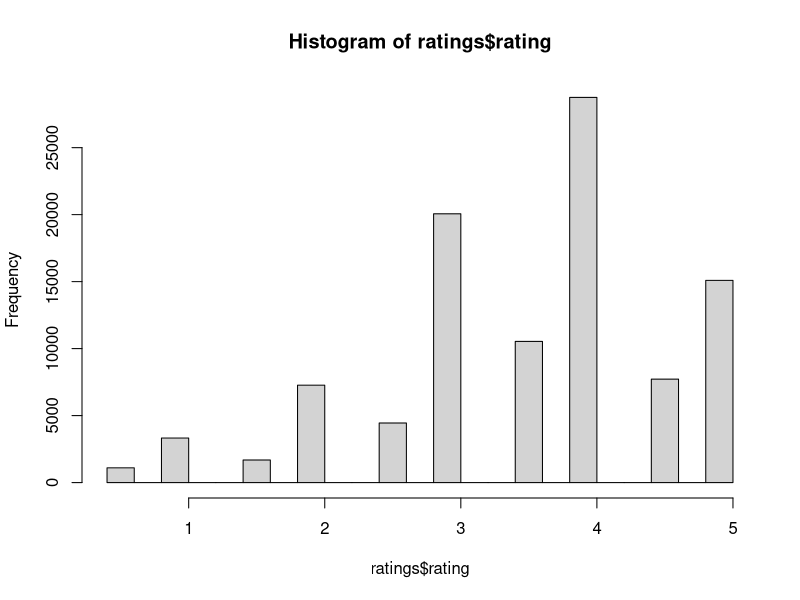
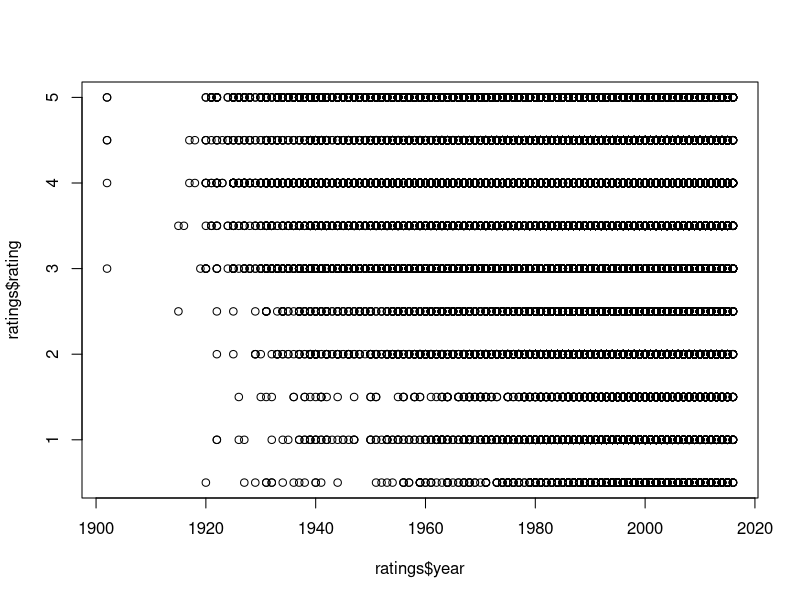
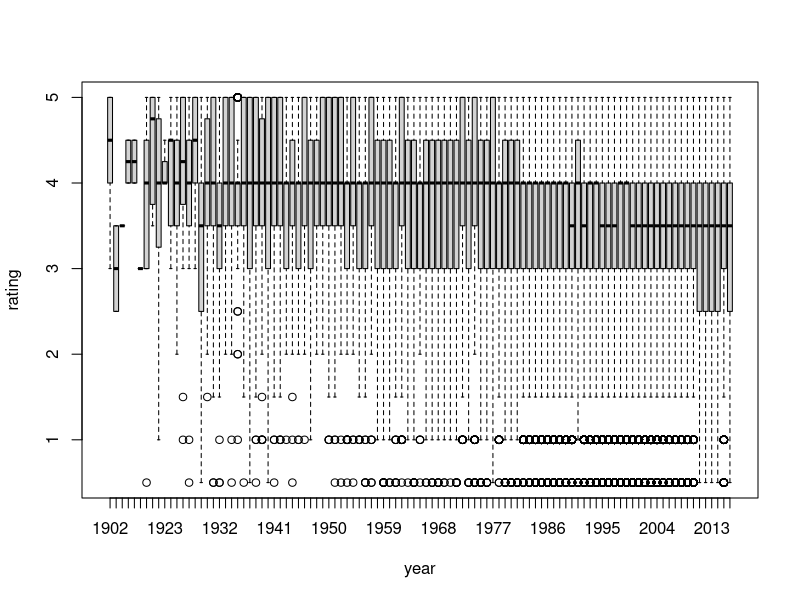
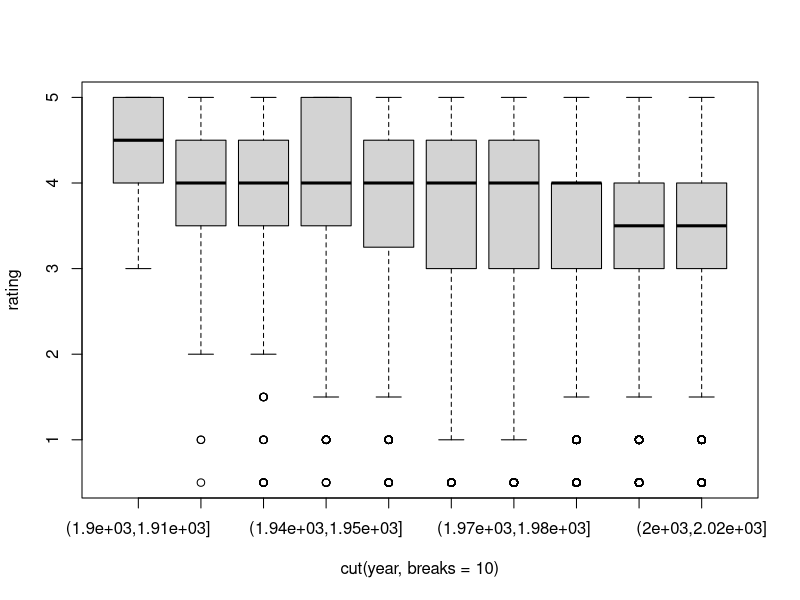
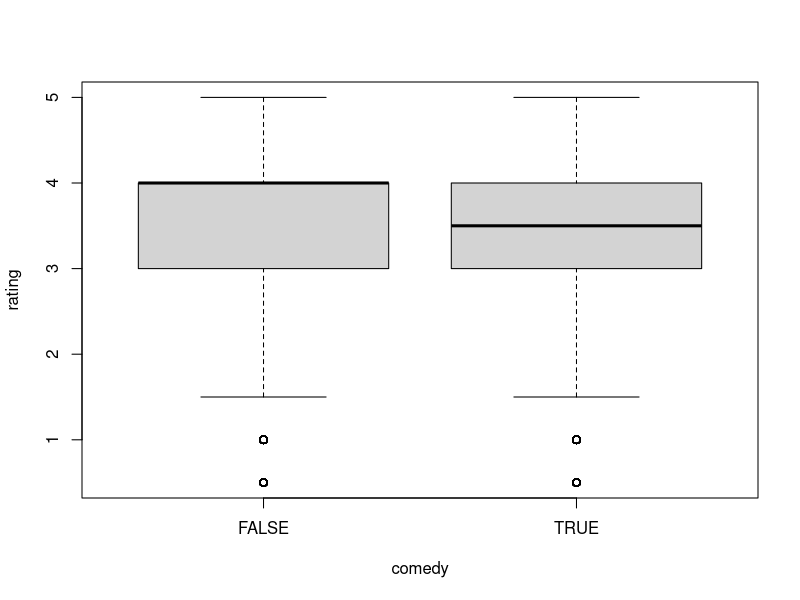
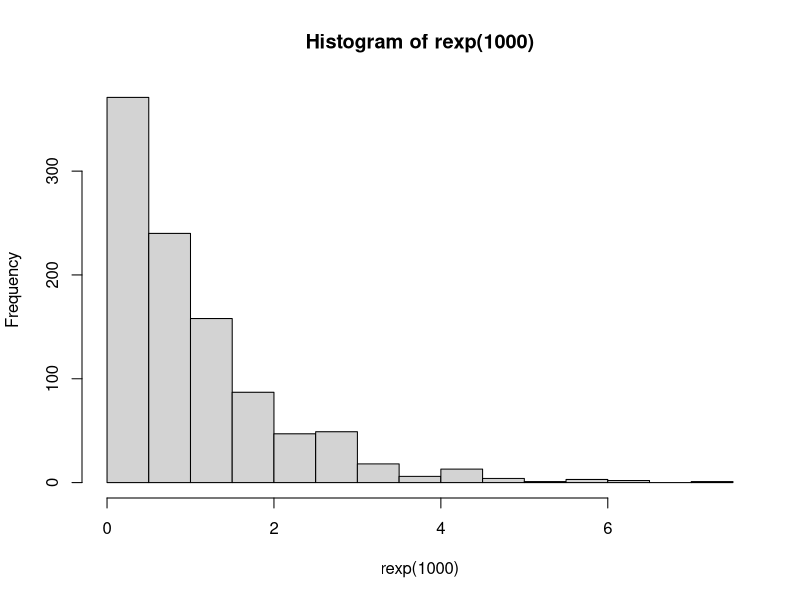
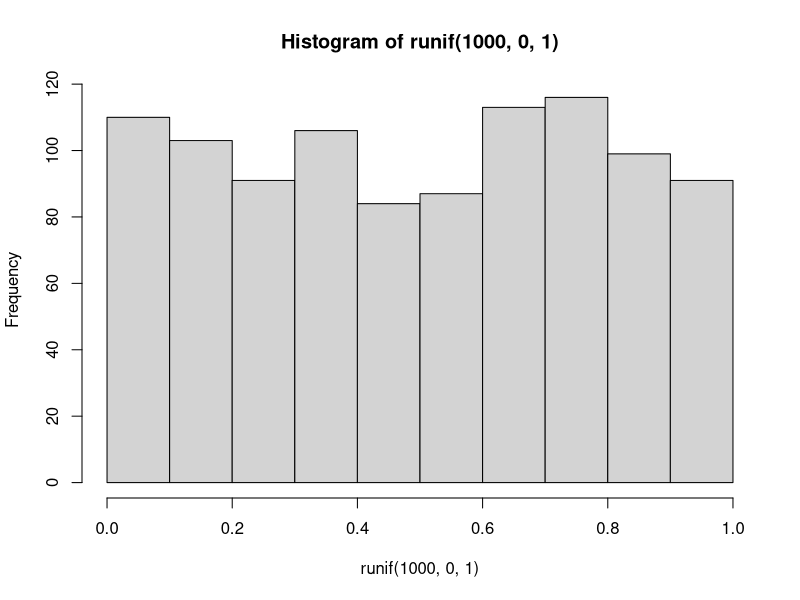
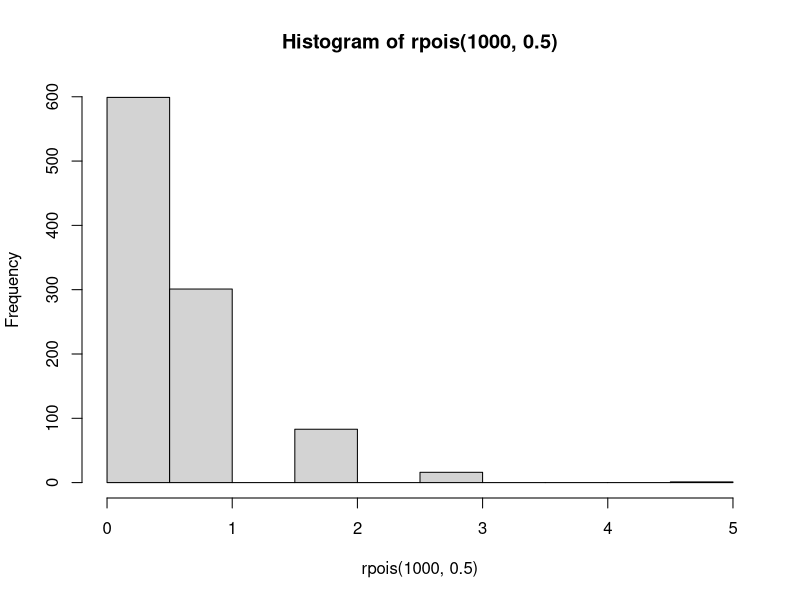

R code for these plots, in order:
## ---- chunk 1
knitr::opts_chunk$set(echo = TRUE)
## ---- chunk 2
setwd("/Users/abhi/Documents/UW/Courses/Winter_Quarter_17/INFX_573/Week_3/Lab_2")
ratings <- read.csv("ratings.csv")
movies <- read.csv("movie.titles.csv")
dim(ratings)
users <- unique(ratings$userId)
d <- ratings[users,]
dim(d)

#Mean
mean(ratings$rating)



#Median 
median(ratings$rating)
#Mode
Mode <- function(x) {
    ux <- unique(x)
    ux[which.max(tabulate(match(x, ux)))]
}
Mode(ratings$rating)

#Plot histogram 

hist(ratings$rating)

## ---- chunk 3
ix <- match(ratings$movieId, movies$movieId)

head(ratings$movieId)
head(movies$movieId[ix])

temp <- merge(ratings, movies, by = 'movieId')
head(temp)
## ---- chunk 4
plot(ratings$year, ratings$rating)
boxplot(rating ~ year, data = ratings)
boxplot(rating ~ cut(year,breaks = 10), data = ratings)
## ---- chunk 5
# a) Do the ratings vary by genre? Create a ‘comedy’ column and draw a box plot of ratings for comedy versus others:

ratings$comedy <- rep(F, nrow=ratings)
ratings$comedy[grep("comedy",ratings$genre,ignore.case = T)] <- T

boxplot(rating ~ comedy, data=ratings)

# b) Run a t-test to see if the differences in ratings for comedy versus non-comedy

t.test(ratings$rating, ratings$comedy)
## ---- chunk 6
sorted_ratings <- ratings[order(-ratings$rating),]
top_ten_id<- head(sorted_ratings$movieId, n = 10)
top_ten_id
movies[top_ten_id,]$title

## ---- chunk 7
# Examine several distributions
hist(rexp(1000))

hist(runif(1000,0,1))

hist(rpois(1000,0.5))


# Look at the distributions of sums of these samples

N <- 10000 # number of exponential draws
n.samp <- 30 # number of sums to take
M <- matrix(NA, nrow=N, ncol=n.samp) # create an empty matrix to fill with samples
for(j in 1:n.samp) M[,j] <- rexp(N) #generate the samples
hist(rowSums(M), freq = F) # plot a histogram of the sums across rows of our matrix M

curve(dnorm(x, mean(rowSums(M)), sd(rowSums(M))), min(rowSums(M)),
max(rowSums(M)), add=T, col="red", lwd=2)


# For Uniform 


for(j in 1:n.samp) M[,j] <- runif(N,0,1) #generate the samples
hist(rowSums(M), freq = F) # plot a histogram of the sums across rows of our matrix M

curve(dnorm(x, mean(rowSums(M)), sd(rowSums(M))), min(rowSums(M)),
max(rowSums(M)), add=T, col="red", lwd=2)


# For Poisson 


for(j in 1:n.samp) M[,j] <- rpois(N,0.5) #generate the samples
hist(rowSums(M), freq = F) # plot a histogram of the sums across rows of our matrix M

curve(dnorm(x, mean(rowSums(M)), sd(rowSums(M))), min(rowSums(M)),
max(rowSums(M)), add=T, col="red", lwd=2)
